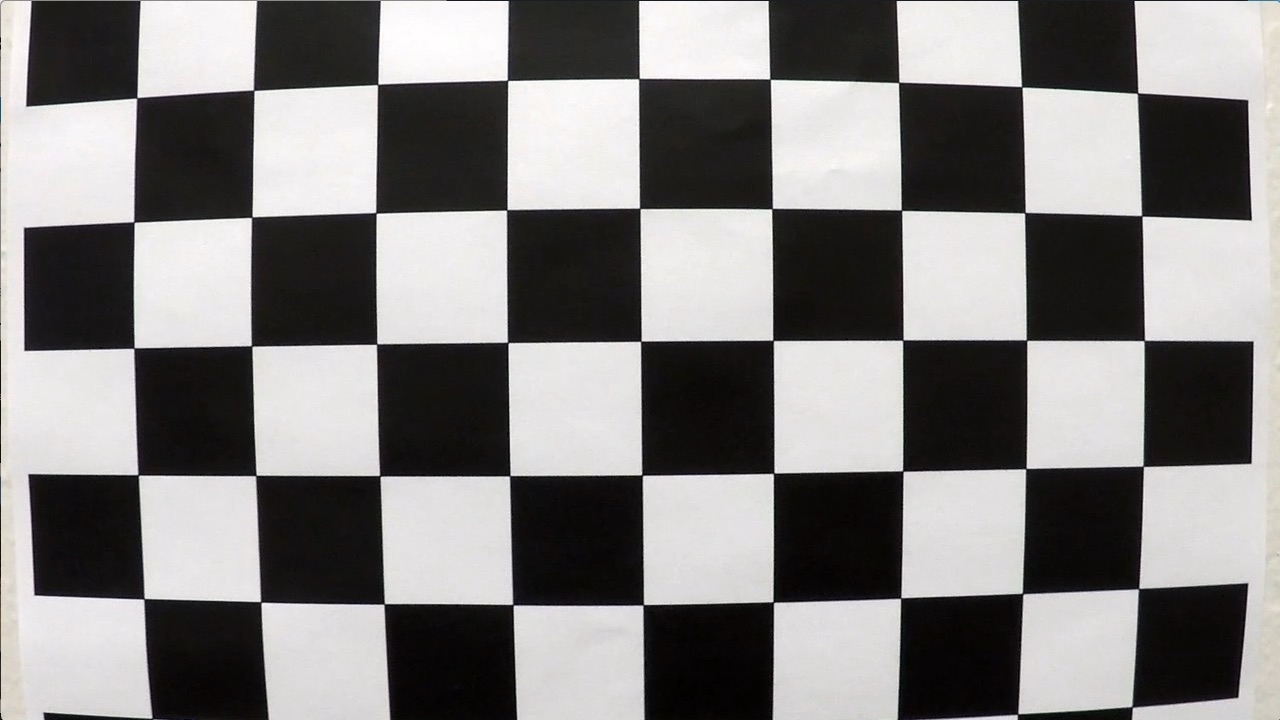
#> input picture camera_cal/calibration1.jpg, 1280 x 720 px; its folder holds 5 pictures in this run
$ python color_grad.py   (Python 2 division)   (older library calls are emulated)
#> lines starting #> are read from the running program, lines starting #| are printed output that depends on the picture; after the words box and inside, x2 and y2 are one past the last pixel; in counts of white or black regions, pixels touching at a corner belong together
### undistort.py
"""
Dealing with camera distortion and calibration.
"""

import cv2
import glob
import matplotlib.pyplot as plt
import numpy as np
import shelve
import tqdm

from utils import full_fname_to_core_name, show_transformation_on_test_images

NX = 9
NY = 6


def compute_corners(img, nx=NX, ny=NY, draw_corners_name=None):
    """ Compute corners in the calibration image """
    # Convert to grayscale
    gray = cv2.cvtColor(img, cv2.COLOR_BGR2GRAY)

    # Find the chessboard corners
    ret, corners = cv2.findChessboardCorners(gray, (nx, ny), None)

    # If found, draw and display the corners
    if ret and draw_corners_name:
        cv2.drawChessboardCorners(img, (nx, ny), corners, ret)
        plt.imsave('out/{}.png'.format(draw_corners_name), img)
    return ret, corners


# [5 lines left out: function illustrate_found_corners, not called in this run]


def compute_undistortion_parameters(nx=NX, ny=NY):
    # 3d points in real world, like [0, 0, 0], [1, 0, 0]
#> called with nx = 9, ny = 6
    object_points = np.zeros((ny*nx, 3), np.float32)
    object_points[:, :2] = np.mgrid[0:nx, 0:ny].T.reshape(-1, 2)

    obj_pt_acc = []
    img_pt_acc = []

    for img_fname in glob.glob('camera_cal/*'):
        img = cv2.imread(img_fname)
#> img is the input picture: shape (720, 1280, 3); mean B, G, R 127.8, 128.4, 130.1
        ret, corners = compute_corners(img)
#> in compute_corners, `ret, corners = cv2.findChessboardCorners(gray, (nx, ny), None)`: ret = False; corners = None
#> ret = False

        if ret:
            obj_pt_acc.append(object_points)
            img_pt_acc.append(corners)

    img_size = img.shape[1], img.shape[0]
#> img_size = (1280, 720)
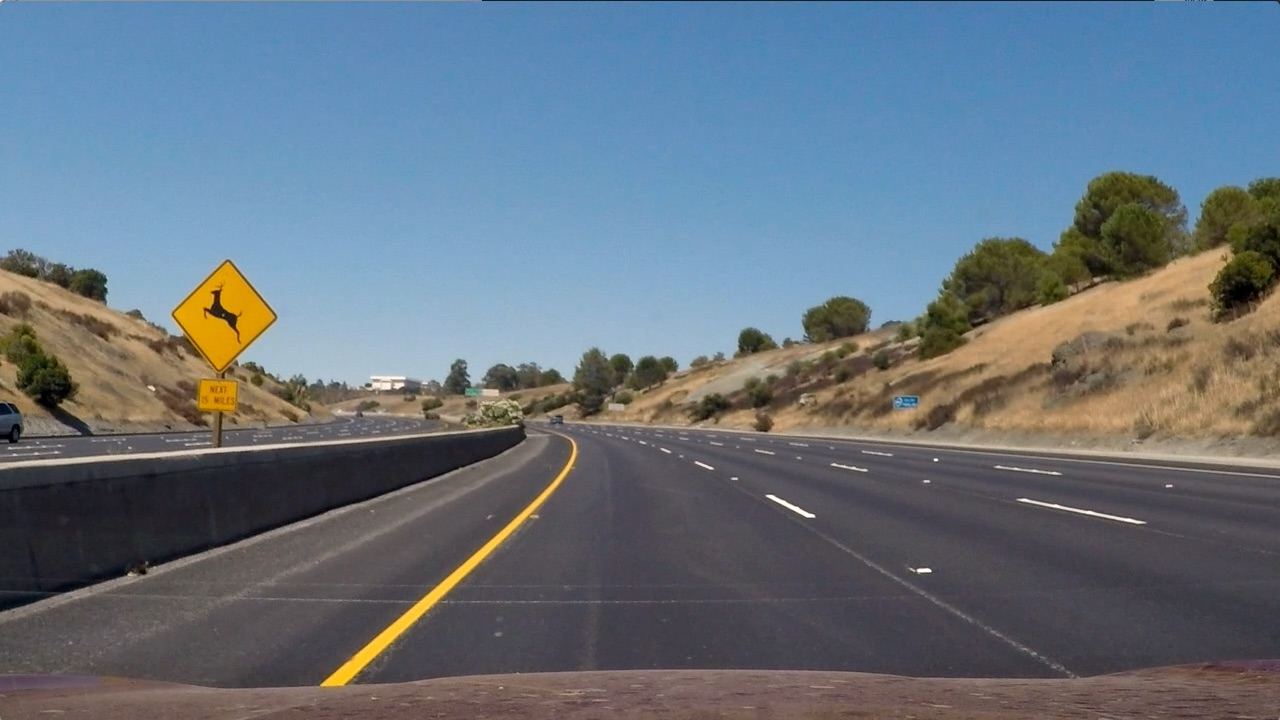
#> input picture img/test2.jpg, 1280 x 720 px
#> in writeup_visualisation_car, img is the input picture: shape (720, 1280, 3); mean B, G, R 125.5, 114.6, 102.8
#> in hls_threshold, `hls = cv2.cvtColor(img, cv2.COLOR_RGB2HLS)`: hls: shape (720, 1280, 3); mean of channels 0, 1, 2 87.5, 114.9, 64.2

    ret, mtx, dist, rvecs, tvecs = cv2.calibrateCamera(obj_pt_acc, img_pt_acc,
                                                       img_size, None, None)

    assert ret, "Failed to compute undistortion parameters"

    return {
      "camera matrix": mtx,
      "distortion coefficients": dist,
      "rotation vectors": rvecs,
      "translations vectors": tvecs
    }


def easy_undistortion_params():
    s = shelve.open('stuff.db', writeback=True)
    if 'dist params' in s:
        params = s['dist params']
    else:
        params = compute_undistortion_parameters()
        s['dist params'] = params
    s.close()
    return params['camera matrix'], params['distortion coefficients']


def undistort_factory():
    camera_matrix, distortion_coeffs = easy_undistortion_params()
    f = lambda img: cv2.undistort(img, camera_matrix, distortion_coeffs,
                                  None, camera_matrix)
    return f


# [9 lines left out: function show_undistortion_on_checkboard_images, not called in this run]


def show_distortion_on_test_images():
    undist = undistort_factory()
    show_transformation_on_test_images(undist, 'undist')


# [39 lines left out: functions writeup_visualisation_checkerboard, writeup_visualisation_car, not called in this run]


# [6 lines that do not run on import are left out]

### color_grad.py
"""
Detecting the lane lines in the input image via thresholding
color spaces and functions of Sobel derivative operator.
"""
import cv2
import ipdb
import matplotlib.pyplot as plt
import numpy as np

from undistort import undistort_factory
from utils import show_transformation_on_test_images


SETTINGS = {
    "kernel_size" : 31,
    "x_abs" : (55, 150),
    "quad" : (50, 255),
    "dir" : (0.70, 1.15),
    "s" : (170, 255),  # s from HLS
    "red" : (200, 255)
}


def sobel_norm_thresh(img, norm, kernel_size, t_min, t_max):
    """
    Detect where abs of sobel operator applied to image is in given range.
    Output is a binary image with 1 where it is the case.
    """
#> called with norm = 'x_abs', kernel_size = 31, t_min = 55, t_max = 150
    gray = cv2.cvtColor(img, cv2.COLOR_RGB2GRAY)
    if norm == 'y_abs':
        sobel = cv2.Sobel(gray, cv2.CV_64F, 0, 1, ksize=kernel_size)
        norm = np.absolute(sobel)
    elif norm == 'x_abs':
        sobel = cv2.Sobel(gray, cv2.CV_64F, 1, 0, ksize=kernel_size)
        norm = np.absolute(sobel)
    elif norm == 'quadratic':
        x = cv2.Sobel(gray, cv2.CV_64F, 1, 0, kernel_size)
        y = cv2.Sobel(gray, cv2.CV_64F, 0, 1, kernel_size)
        norm = np.sqrt(x * x + y * y)
    else:
        raise Exception("Unhandled sobel operator norm.")

    # Scale to 8-bit (0 - 255) and convert to np.uint8
    sobel_scaled = np.uint8(255 * norm / np.max(norm))
    mask = np.zeros_like(sobel_scaled)
    mask[(sobel_scaled >= t_min) & (sobel_scaled <= t_max) ] = 1
    return mask


def grad_dir_threshold(img, kernel_size, t_min, t_max):
    """
    On binary output image mark places where in the input image the direction of
    sobel operator is in the input range.
    """
#> called with kernel_size = 31, t_min = 0.7, t_max = 1.15
    gray = cv2.cvtColor(img, cv2.COLOR_RGB2GRAY)
    abs_x = np.absolute(cv2.Sobel(gray, cv2.CV_64F, 1, 0, ksize=kernel_size))
    abs_y = np.absolute(cv2.Sobel(gray, cv2.CV_64F, 0, 1, ksize=kernel_size))

    # Calculate the direction of the gradient
    direction = np.arctan2(abs_y, abs_x)
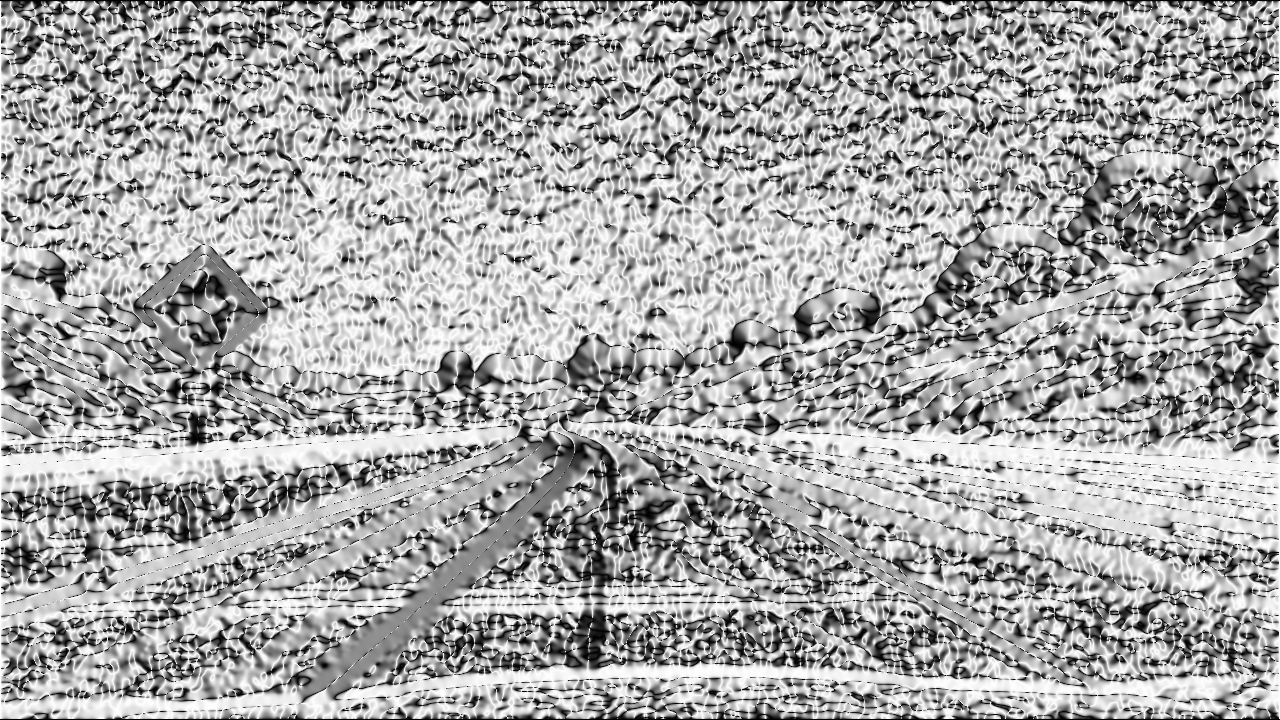
#> direction: shape (720, 1280) float64; min 0, max 1.57, mean 1.03; drawn with min black and max white
    mask = np.uint8(np.zeros_like(direction))

    mask = np.zeros_like(direction, dtype=np.uint8)
    mask[(direction >= t_min) & (direction <= t_max)] = 1
    return mask


def hls_threshold(img, t_min=0, t_max=255):
    hls = cv2.cvtColor(img, cv2.COLOR_RGB2HLS)
    s_chan = hls[:,:,2]
    mask = np.zeros_like(s_chan)
    mask[(s_chan > t_min) & (s_chan <= t_max)] = 1
    return mask


def red_threshold(img, t_min, t_max):
    red = img[:,:,0]
    mask = np.zeros_like(red, dtype=np.uint8)
    mask[(red >= t_min) & (red <= t_max)] = 1
    return mask


def combined_thresholding(img, settings=SETTINGS):

    abs_x = sobel_norm_thresh(img, norm='x_abs',
                              kernel_size=settings['kernel_size'],
                              t_min=settings['x_abs'][0],
                              t_max=settings['x_abs'][1])
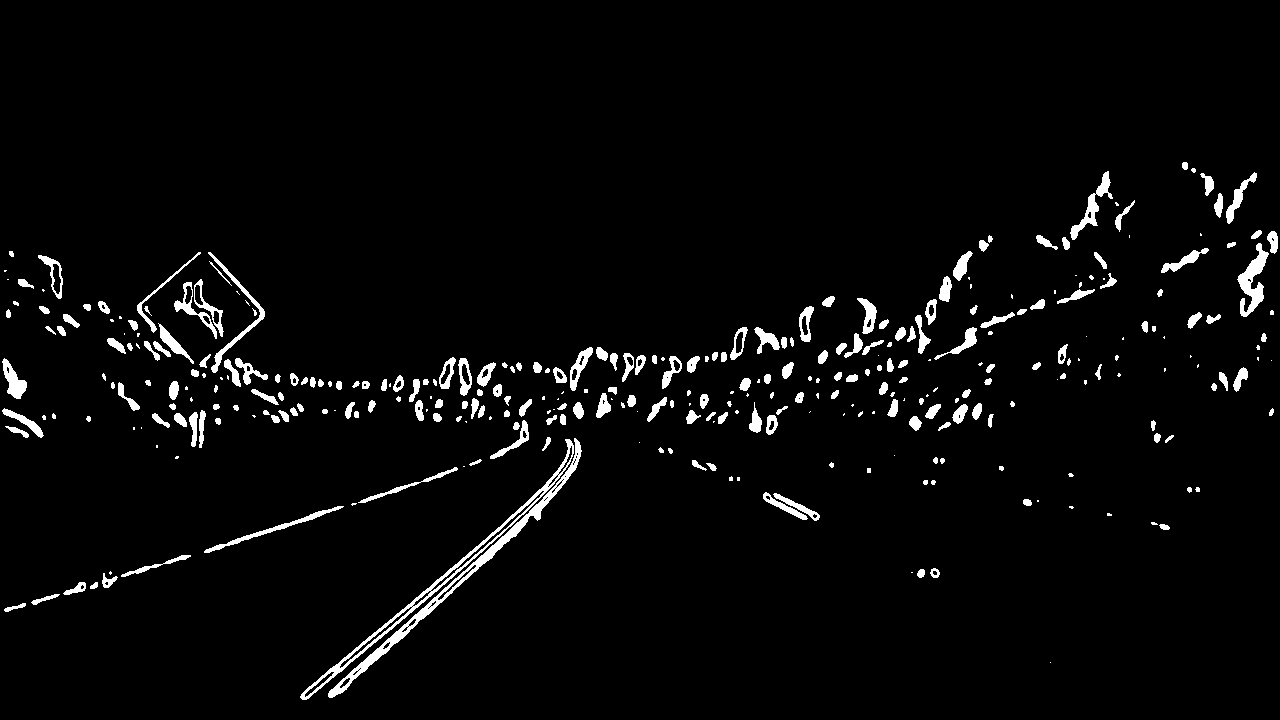
#> abs_x: shape (720, 1280); values 0 (black) and 1 (white), 3.4% white; 343 white regions (105 under 20 px), largest, box (x1, y1, x2, y2) and area: (328, 438, 582, 698) 2646, (300, 439, 574, 700) 2221, (1237, 243, 1269, 317) 965

    quad = sobel_norm_thresh(img, norm='quadratic',
                              kernel_size=settings['kernel_size'],
                              t_min=settings['quad'][0],
                              t_max=settings['quad'][1])
#> quad: shape (720, 1280); values 0 (black) and 1 (white), 3.6% white in thin lines or dots, all inside (x1, y1, x2, y2) = (0, 159, 1280, 719)

    dir_mask = grad_dir_threshold(img,
                                  kernel_size=settings['kernel_size'],
                                  t_min=settings['dir'][0],
                                  t_max=settings['dir'][1])
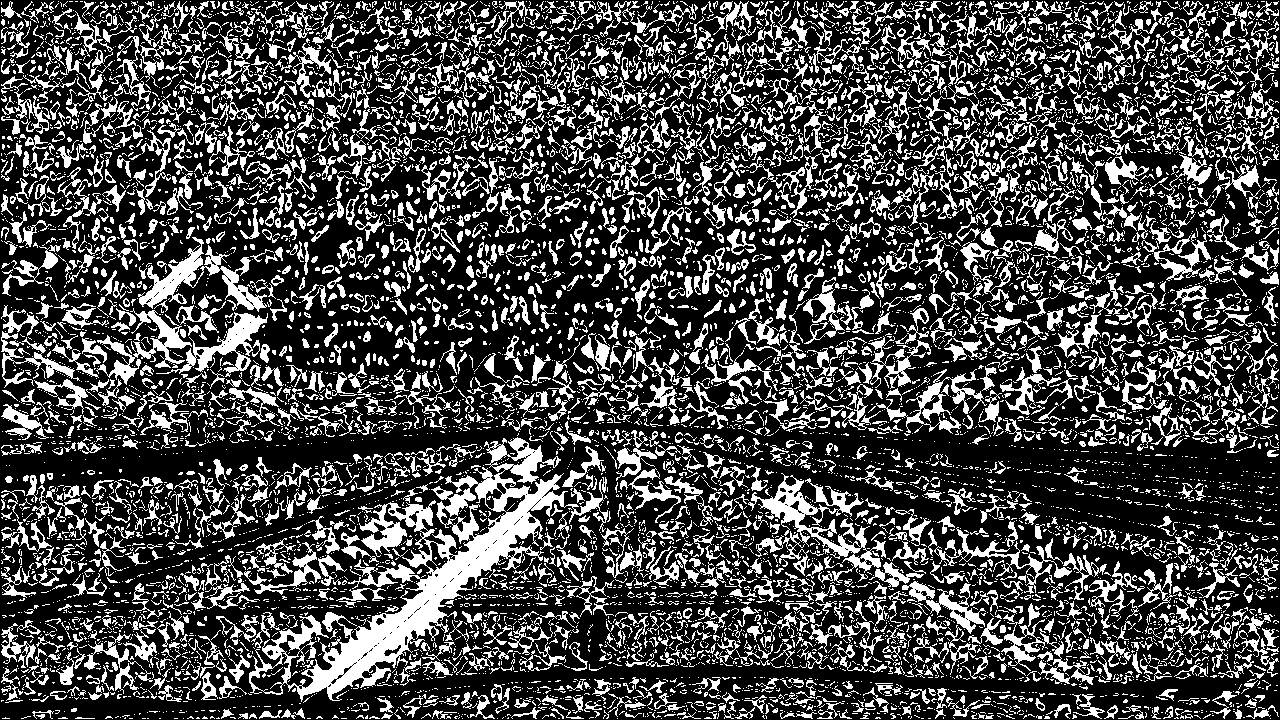
#> dir_mask: shape (720, 1280); values 0 (black) and 1 (white), 28.5% white; 9752 white regions (7304 under 20 px), largest, box (x1, y1, x2, y2) and area: (249, 437, 608, 702) 19469, (748, 473, 886, 583) 3736, (138, 237, 267, 312) 2666

    hls = hls_threshold(img, t_min=settings['s'][0], t_max=settings['s'][1])
#> hls: shape (720, 1280); values 0 (black) and 1 (white), 1.4% white; 134 white regions (112 under 20 px), largest, box (x1, y1, x2, y2) and area: (142, 256, 256, 370) 6900, (306, 447, 575, 698) 3092, (171, 378, 218, 426) 1442
    red = red_threshold(img, t_min=settings['red'][0], t_max=settings['red'][1])
#> red: shape (720, 1280); values 0 (black) and 1 (white), 1.8% white; 121 white regions (93 under 20 px), largest, box (x1, y1, x2, y2) and area: (144, 256, 258, 367) 5722, (997, 240, 1261, 336) 3817, (305, 440, 576, 698) 3403

    # Combine gradient thresholds
    comb_bin = np.zeros_like(abs_x)
    comb_bin[(abs_x == 1) | ((dir_mask == 1) & (quad == 1))] = 1

    # Combine previous + Color S + Color R
    combined = np.zeros_like(comb_bin)
    combined[(comb_bin == 1) | (hls == 1) | (red == 1)] = 1

    return combined


def showcase_sobel_norm_thresholding():
    f = lambda img: 255 * sobel_norm_thresh(img, norm='x_abs',
                              kernel_size=SETTINGS['kernel_size'],
                              t_min=SETTINGS['x_abs'][0],
                              t_max=SETTINGS['x_abs'][1])

    show_transformation_on_test_images(f, 'abs_x_thresholding')


def showcase_quadratic_norm_thresholding():
    quad = lambda img: 255 * sobel_norm_thresh(img, norm='quadratic',
                                  kernel_size=SETTINGS['kernel_size'],
                                  t_min=SETTINGS['quad'][0],
                                  t_max=SETTINGS['quad'][1])

    show_transformation_on_test_images(quad, 'quad_thresh')


def showcase_directional_thresholding():
    dir_masking = lambda img: 255 *  grad_dir_threshold(img,
                                  kernel_size=SETTINGS['kernel_size'],
                                  t_min=SETTINGS['dir'][0],
                                  t_max=SETTINGS['dir'][1])
    show_transformation_on_test_images(dir_masking, 'directional')


def showcase_hls_thresholding():
    hls = lambda img: 255 * hls_threshold(img, t_min=SETTINGS['s'][0],
                                         t_max=SETTINGS['s'][1])
    show_transformation_on_test_images(hls, 'hls')


def showcase_red_channel_thresholding():
    red = lambda img: 255 * red_threshold(img, t_min=SETTINGS['red'][0],
                                         t_max=SETTINGS['red'][1])
    show_transformation_on_test_images(red, 'red')


def showcase_combined_thresholding():
    f = lambda img: 255 * combined_thresholding(img)
    show_transformation_on_test_images(f, 'pipeline')


def writeup_visualisation_car():
    undst_f = undistort_factory()

    sobel = lambda img: 255 * sobel_norm_thresh(img, norm='x_abs',
                              kernel_size=SETTINGS['kernel_size'],
                              t_min=SETTINGS['x_abs'][0],
                              t_max=SETTINGS['x_abs'][1])


    quad = lambda img: 255 * sobel_norm_thresh(img, norm='quadratic',
                                  kernel_size=SETTINGS['kernel_size'],
                                  t_min=SETTINGS['quad'][0],
                                  t_max=SETTINGS['quad'][1])


    dir_masking = lambda img: 255 *  grad_dir_threshold(img,
                                  kernel_size=SETTINGS['kernel_size'],
                                  t_min=SETTINGS['dir'][0],
                                  t_max=SETTINGS['dir'][1])

    hls = lambda img: 255 * hls_threshold(img, t_min=SETTINGS['s'][0],
                                         t_max=SETTINGS['s'][1])

    red = lambda img: 255 * red_threshold(img, t_min=SETTINGS['red'][0],
                                         t_max=SETTINGS['red'][1])

    comb = lambda img: 255 * combined_thresholding(img)

    img_fname = 'img/test2.jpg'
    img = cv2.imread(img_fname)
    img = cv2.cvtColor(img, cv2.COLOR_BGR2RGB)
    img = undst_f(img)

    f, axes = plt.subplots(3, 2, figsize=(16, 2 * 8))
    f.tight_layout()

    red_n_hls = np.dstack((red(img), np.zeros_like(img[:,:,1]), hls(img)))

    pics = [
        (img, "Input image"),
        (sobel(img), "Abs of Sobel derivative in x direction threshold"),
        (quad(img), "Quadratic norm of Sobel derivatives threshold"),
        (dir_masking(img), "Direction of Sobel derivative threshold"),
        (red_n_hls, "Red and S (of HLS) threshold"),
        (comb(img), "Whole thresholding pipeline"),
    ]

    idx = 0
    for elem in axes:
        for ax in elem:
            im, title = pics[idx]
            if idx not in [0, 4]:
                ax.imshow(im, cmap='gray')
            else:
                ax.imshow(im)
            idx += 1
            ax.set_title(title)
#> after the loop, idx = 6

    # plt.subplots_adjust(left=0., right=1, top=0.9, bottom=0.)
    f.savefig('out/thresholding.jpg')
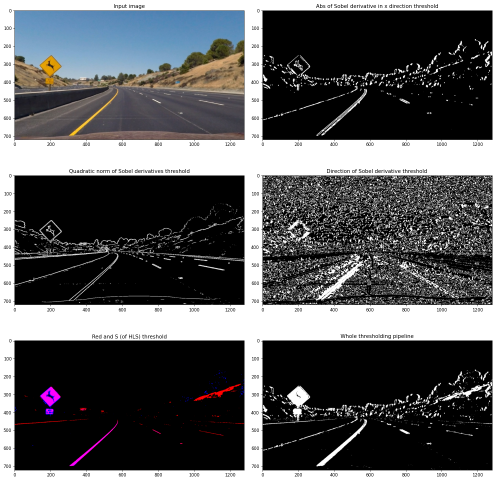
#> figure drawn by matplotlib, 6 panels
    # plt.savefig('out/thresholding.jpg')
    plt.close()


if __name__ == '__main__':
    # [6 lines of commented-out code are left out]

    writeup_visualisation_car()
    print "Works like a charm!!"
